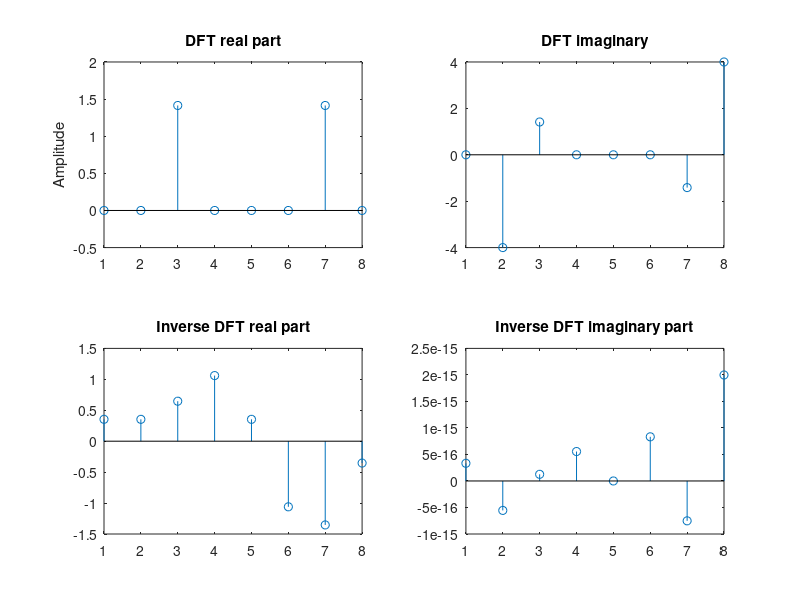

MATLAB code for this plot:
clc;
clear all;
fs=8000;
ts=1/fs;
N=8;
n=0:N-1;
x=sin(2*pi*1000*n*ts)+.5*sin(2*pi*2000*n*ts+3*pi/4);
X=zeros(1,N);
for m=1:N
    for n=1:N
        X(m)=X(m)+x(n)*exp(-2j*pi*(n-1)*(m-1)/N);
    end
end
Xr=real(X)
Xi=imag(X)
subplot(2,2,1)
stem(Xr)
ylabel('Amplitude');
title('DFT real part');
subplot(2,2,2)
stem(Xi)
title('DFT imaginary');

ln=length(X);
x=zeros(1,ln)
for i=1:ln
    for n=1:ln
        x(i)= x(i)+((1/ln)*X(n)*exp(2*pi*j*(i-1)*(n-1)/ln))
    end
end
xr=real(x)
xi=imag(x)
subplot(2,2,3)
stem(xr)
title('Inverse DFT real part');
subplot(2,2,4)
stem(xi)
title('Inverse DFT imaginary part');
